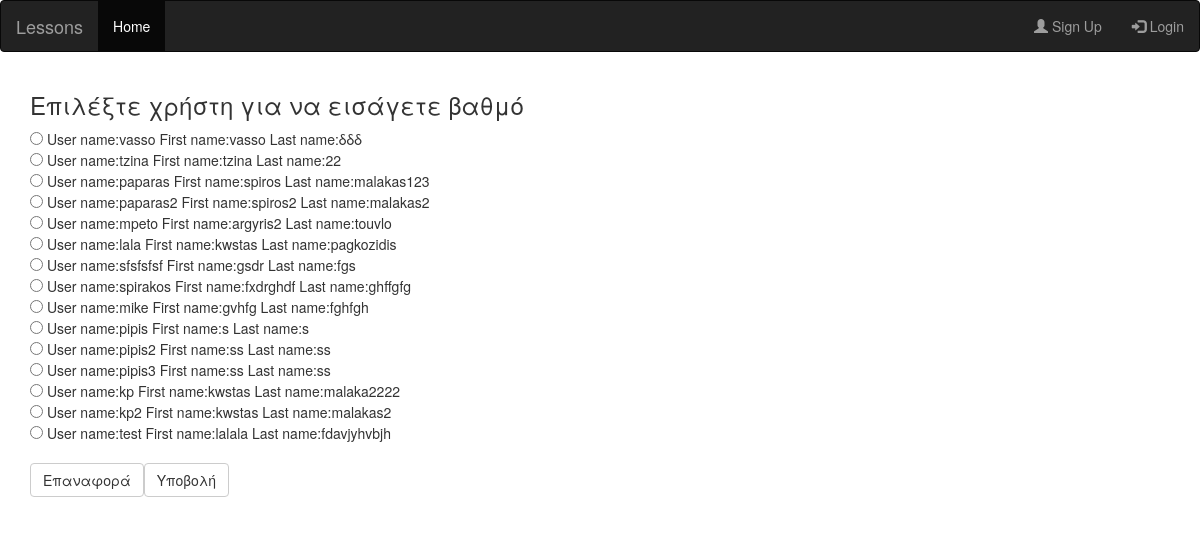
Screenshot of /php/insert_grade_choose_user.php with the database file from the repository.
### tables this page shows
CREATE TABLE `users` (
  `id` int(11) NOT NULL,
  `firstname` varchar(20) NOT NULL,
  `lastname` varchar(20) NOT NULL,
  `email` text NOT NULL,
  `username` varchar(40) NOT NULL,
  `password` varchar(120) NOT NULL,
  `role` text NOT NULL
);

### php/insert_grade_choose_user.php (the view, shortened to what this page needs)
<html>
    <head>
      <?php
    	require "conf.php";
	    require "../html/navbar.php";
      ?>
    </head>
    <body>
       <div class="container-fluid">
        <div class="col-xs-9 col-sm-9">
             <h3>Επιλέξτε χρήστη για να εισάγετε βαθμό</h3>
                <?php
                  $con = mysqli_connect($local,$root,$pass,$idm);
                  mysqli_set_charset($con, "utf8");
                  $sql = "SELECT * FROM users";
                  $result = mysqli_query($con, $sql);
                  if (mysqli_num_rows($result) > 0) {
                      echo "<form action='insert_grade_choose_lesson.php' method='post'>";
                      while ($row = mysqli_fetch_assoc($result)) {
                          $user_id = $row["id"];
                          echo "<input type='radio' name='user' value=$user_id>";
                          echo " User name:" . $row["username"];
                          echo " First name:" . $row["firstname"];
                          echo " Last name:" . $row["lastname"] . "<br>";
                      }
                     echo "<br>" . " <button class='btn btn-default' type='reset'>Επαναφορά</button>";
                              echo "<button class='btn btn-default' type='submit'>Υποβολή</button>";
                      echo "</form>";
                  } else {
                      echo "Δεν βρέθηκε κανένα αποτέλεσμα";
                  }
                  ?>
            </div>
        </div>
    </body>
</html>

### rows the page displays
users: username "vasso", firstname "vasso", lastname "δδδ"
users: username "tzina", firstname "tzina", lastname "22"
users: username "paparas", firstname "spiros", lastname "malakas123"
users: username "paparas2", firstname "spiros2", lastname "malakas2"
users: username "mpeto", firstname "argyris2", lastname "touvlo"
users: username "lala", firstname "kwstas", lastname "pagkozidis"
users: username "sfsfsfsf", firstname "gsdr", lastname "fgs"
users: username "spirakos", firstname "fxdrghdf", lastname "ghffgfg"
users: username "mike", firstname "gvhfg", lastname "fghfgh"
users: username "pipis", firstname "s", lastname "s"
users: username "pipis2", firstname "ss", lastname "ss"
users: username "pipis3", firstname "ss", lastname "ss"
users: username "kp", firstname "kwstas", lastname "malaka2222"
users: username "kp2", firstname "kwstas", lastname "malakas2"
users: username "test", firstname "lalala", lastname "fdavjyhvbjh"
